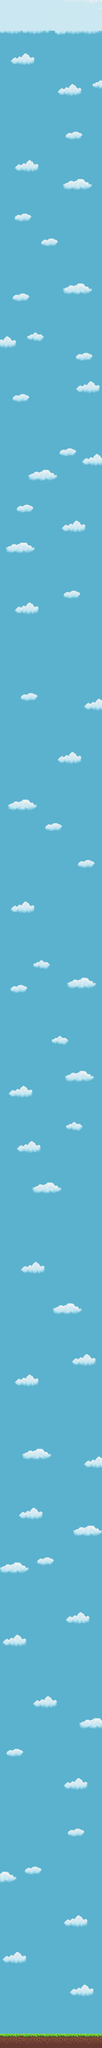

This is a level from a 2D game, rendered from its Tiled map with the project's own tilesets. A one-line summary and the map file follow, with tile-layer data summarised:
An orthogonal 50x1000 tile map with 8x8 px tiles, 1 tile layer (Capa de patrones 1), 2 tilesets and 1 object.

<map version="1.10" tiledversion="1.11.0" orientation="orthogonal" renderorder="right-down" width="50" height="1000" tilewidth="8" tileheight="8" infinite="0" nextlayerid="3" nextobjectid="4">
 <tileset firstgid="1" source="fondo.tsx" />
 <tileset firstgid="5601" source="fondo.tsx" />
 <objectgroup id="2" name="Suelo">
  <object id="2" x="0.333333" y="7946.5" width="401" height="54.6667" />
 </objectgroup>
 <layer id="1" name="Capa de patrones 1" width="50" height="1000">
  <data>[50000 cells, 50000 non-empty, 2767 distinct tile ids]</data>
 </layer>
</map>